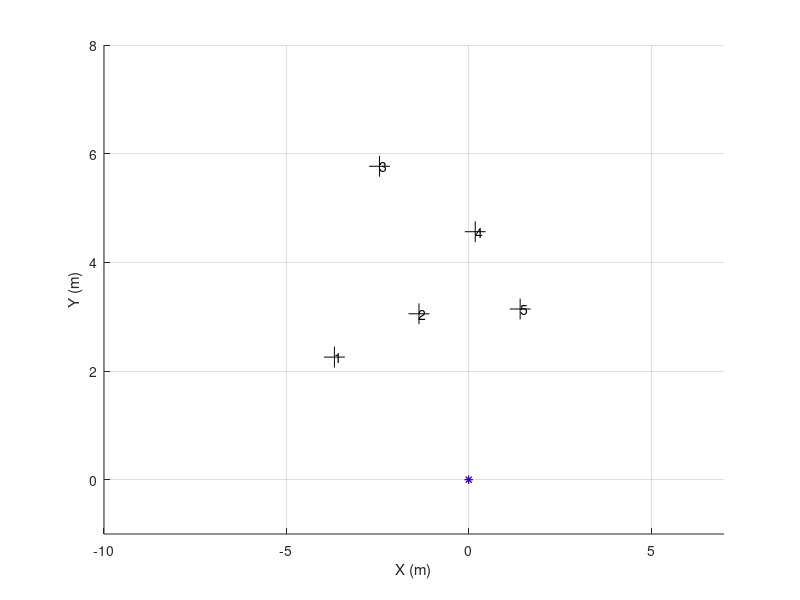
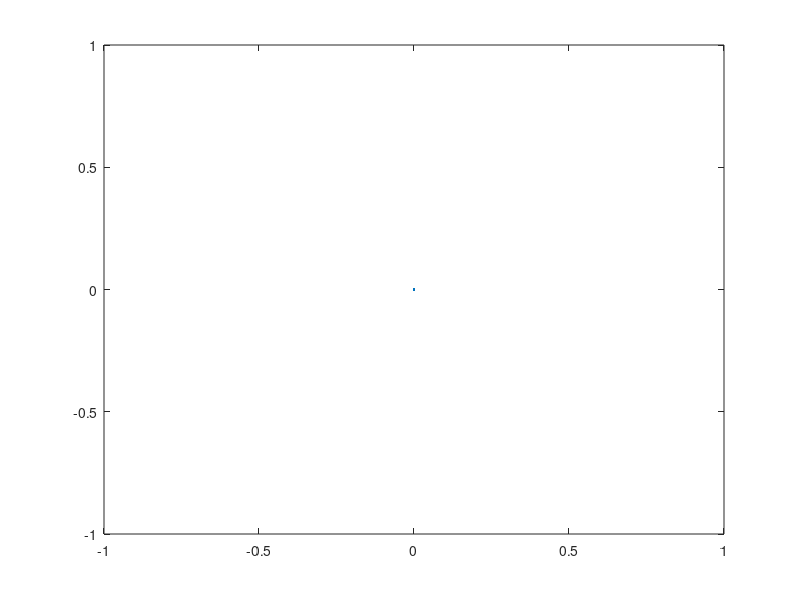

MATLAB code to generate these figures, in order: (Note: this script raises an error after producing the figures.)
% Author: Po-Heng Chen , Z5014392
% 11/04/2018   Wednesday    Week9
% Program: Solution for AAS, S1.2018, Project03.Part3
% ======================== Main function ==================================
function MyProgram()
    clear ; clc() ; close all;
    load('Speed_dataC.mat') ; load('IMU_dataC.mat') ; load('Laser__2C.mat') ;
    
    % Storing value.......................................................
    N_imu = Vel.N;
    speed = Vel.speeds;
    times_imu = double(Vel.times)/10000;
    times_imu = times_imu - times_imu(1);
    
    N_laser = dataL.N;
    times_laser = double(dataL.times)/10000;
    times_laser = times_laser - times_laser(1);
    
    % Initilize plotting...................................................
figure(8) ; clf() ; hold on ; grid on ; zoom on ;
    xlabel('X (m)') ; ylabel('Y (m)') ; axis([-10 7 -1 8]) ;
    
    MyGUIHandle.handle3 = plot(0,0,'k+','MarkerSize',15); % landmark
    
    MyGUIHandle.handle1 = quiver3(0,0,0,0,'Color','r','LineWidth',2); % robot position
    MyGUIHandle.handle2 = plot(0,0,'r*','MarkerSize',6); % obstacle
%     MyGUIHandle.handle0 = plot(0,0,'m.');
    
    MyGUIHandle.handle89 = quiver3(0,0,0,0,'Color','b','LineWidth',2); % robot position
    MyGUIHandle.handle88 = plot(0,0,'b*','MarkerSize',6); % obstacle
%     MyGUIHandle.handle87 = plot(0,0,'.');
    
    MyGUIHandle.handle6 = title('');      % empty title (update synchronizly with pole update)
    MyGUIHandle.handle7 = text(0,0,'');
    MyGUIHandle.handle8 = text(0,0,'');
    MyGUIHandle.handle9 = text(0,0,'');
    MyGUIHandle.handle10 = text(0,0,'');
    MyGUIHandle.handle11 = text(0,0,'');
figure(55) ; clf() ; 
    xlabel('i'); ylabel('radian');title('Bias');
    MyGUIHandle.handle65 = plot(0,0);
    % Manage yaw_rate bias.................................................
    ii = times_imu < 20 ;
    bias = mean(IMU.DATAf(6,ii)) ;
    yaw_rate = IMU.DATAf(6,:) ;
    yaw_rate1 = IMU.DATAf(6,:) - bias ;
%% ================================= EKF Initialise======================
    % Declare standard deviation of the error .............................
stdDevGyro = 1.5*pi/180 ;        
stdDevSpeed = 0.05 ; 
sdev_rangeMeasurement = 0.15 ; 
sdev_BearingMeasurment = 1*pi/180;
    
Xe_History= zeros(5,N_imu-1) ; 
Xe = [ 0; 0; pi/2 ;0 ; 0] ;
Xe_History(:,1) = Xe ;

d = 0.46;
P = zeros(5,5) ; P(4,4) = (2*pi/180)^2; 
% the process model does not capture the real dynamic of the system,
% hence, there is discrepency between nominal model and real system
% assuming there is uncertainty in each iteration when we apply
% process model that X and Y have 0.01 meter std and 1 degree
Q_Process_Model = diag( [ (0.01)^2 ,(0.01)^2 , (1*pi/180)^2,0,(1.5*0.005)^2]) ; % Q_model 
Q_Input = diag([ stdDevSpeed*stdDevSpeed , stdDevGyro*stdDevGyro]);
% ========================================================================

    Xdr_History = zeros(5,N_imu-1);
    Xdr = [0; 0; pi/2;0;0];
    Xdr_History(:,1) = Xdr;

    j = 1;             % Index of Laser Scan
    for i = 1:N_imu-1  % Index of Vehicel Pose
        Dt = times_imu(i+1)-times_imu(i);
        Xdr = PredictVehiclePose(Xdr, yaw_rate1(i), speed(i) ,Dt);
 %%  Landmark 
        if j == 1
            landmark = ProcessFirstScan( dataL.Scans(:,j), MyGUIHandle, j, Xdr ); 
            v = 0;
            [OOIs] = ProcessScan( dataL.Scans(:,j), MyGUIHandle, j, Xdr, landmark ,v);
        end
 %% Laser 
        if times_imu(i) > times_laser(j) && j < N_laser
            v = 1;
            [OOIs] = ProcessScan( dataL.Scans(:,j), MyGUIHandle, j, Xdr, landmark, v );
            v = 2;
            ProcessScan( dataL.Scans(:,j), MyGUIHandle, j, Xe, landmark, v );
            j = j + 1 ; 
            pause(0.0001) ;
        end
 %% EKF
            % Jacobian matrix of model
            J = [ [ 1,  0,  -Dt*speed(i)*sin(Xe(3))  , 0        ,0 ] ; 
                  [ 0,  1,   Dt*speed(i)*cos(Xe(3))  , 0        ,0 ] ;    
                  [ 0,  0,      1                    , Dt*(-1)  ,0 ] ;
                  [ 0,  0,      0                    , 1        ,0 ] ;
                  [ 0,  0,      0                    , 0        ,1 ]] ; 
            % Jacobian matrix of input
           Jn = [ [ Dt*cos(Xe(3)), 0 ] ; 
                  [ Dt*sin(Xe(3)), 0 ] ;    
                  [     0        , Dt ] ;
                  [     0        , 0  ] ;  
                  [     0        , 0  ] ];
            % new covariance, P(K+1|K) = J*P(K|K)*J'+Q ;
            P = J*P*J'+ Dt^2*Q_Process_Model + Jn*Q_Input*Jn' ;
            
            % ===== Prediction =====
            Xe = PredictVehiclePose(Xe,yaw_rate(i),speed(i),Dt) ;
            
            [MasuredRanges, MasuredBearings] = MeasurementsFromLocalFrame(OOIs);
            
            if OOIs.N > 0
                for u = 1:length(OOIs.ID)
                    ID = OOIs.ID(u);
                    % some auxiliary variables.
                    eDX = landmark.Centers(1,ID) - Xe(1) - d*cos(Xe(3));      % (xu-x)
                    eDY = landmark.Centers(2,ID) - Xe(2) - d*sin(Xe(3));      % (yu-y)
                    eDD = sqrt( eDX*eDX + eDY*eDY ) ; %   so : sqrt( (xu-x)^2+(yu-y)^2 ) 
                    ExpectedRange = eDD ;
                    ExpectedBearing = (atan2(eDY,eDX)) - Xe(3) + pi/2 ;
                    
                    H = [  -eDX/eDD , -eDY/eDD      , 0  , 0 ,0;
                         eDY/(eDD^2), -eDX/(eDD^2)  ,-1  , 0 ,0] ;   % Jacobian of h(X); size 2x4
                    
                    z = [ MasuredRanges(u) - ExpectedRange ; 
                        MasuredBearings(u) - ExpectedBearing ];
                    z(2) = wrapToPi(z(2));
                        
                    R = [ sdev_rangeMeasurement*sdev_rangeMeasurement,       0;
                              0,    sdev_BearingMeasurment*sdev_BearingMeasurment];
                    
                    % === Intermediate step ===
                    S = R + H*P*H';
                    iS = inv(S);
                    K = P*H'*iS ;
                    % ===== Observation =====
                    % update the  expected value
                    Xe = Xe + K*z ;   
                    % update the  Covariance % i.e. "P = P-P*H'*iS*H*P"  )
                    P = P - K*H*P ;       
                end
            end
            Xdr_History(:,i) = Xdr ;
            Xe_History(:,i) = Xe ;
            
            set(MyGUIHandle.handle65,'xdata',1:size(Xe_History(4,:),2),'ydata',Xe_History(4,:));
%             disp(Xe_History(4,i));
            % =======================================
            PlotPose( Xdr_History, Xe_History,MyGUIHandle, i, N_imu ); % plot it synchornizly with scan will loop faster
    end
return
end

% =========================================================================
function [ranges,bearings] = MeasurementsFromLocalFrame(OOIs)
    ID = OOIs.ID;
    X = [0 0 pi/2];
    if OOIs.N > 0
        dx = OOIs.Centers(1,:) - X(1);
        dy = OOIs.Centers(2,:) - X(2);
        ranges = sqrt((dx.*dx + dy.*dy));
        bearings = atan2(dy,dx) - X(3) + pi/2 ;
%         IDs = [1 : GOOIs.N];
    else
        IDs=[];ranges=[];bearings=[];
    end;
return ;
end

% ======================== Process Laser ==================================
function landmark = ProcessFirstScan(scan,mh,j,Pose)
mask1FFF = uint16(2^13-1);
maskE000 = bitshift(uint16(7),13); % shift 0111 to left 13 bits

intensities = bitand(scan,maskE000);
ranges = single(bitand(scan,mask1FFF))*0.01; 

% Transfer Polar form to Cartesian form
angles = [0:360]'*0.5* pi/180 ;       
X = -cos(angles).*ranges;
Y = sin(angles).*ranges;

landmark = ExtractOOIs(ranges,intensities, X, Y);
L = 0.46;

    if landmark.N < 1,  return ; end;
    landmark_HR = find(landmark.Color~=0);
%   landmark.Centers(1,landmark_HR);
    landmark.Centers(2,landmark_HR) = landmark.Centers(2,landmark_HR) + L;
    set(mh.handle3,'xdata',landmark.Centers(1,landmark_HR) ,'ydata',landmark.Centers(2,landmark_HR) );
return;
end

function [OOIs] = ProcessScan(scan,mh,j,Pose,landmark,v)
mask1FFF = uint16(2^13-1);
maskE000 = bitshift(uint16(7),13)  ; % shift 0111 to left 13 bits

intensities = bitand(scan,maskE000);
ranges    = single(bitand(scan,mask1FFF))*0.01; 

% Transfer Polar form to Cartesian form
angles = [0:360]'*0.5* pi/180 ;       
X = -cos(angles).*ranges;
Y = sin(angles).*ranges;  

OOIs = ExtractOOIs(ranges,intensities, X, Y) ;
 if OOIs.N > 0
    OOIs = PlotOOIs(mh,OOIs,intensities,j,Pose,v); % Obtain Global coordinate
    OOIs = PrintID(mh,OOIs,landmark); % Data association to obtain right OOIs
 else
    OOIs.ID = [];
 end
return;
end

function r = ExtractOOIs(ranges,intensities,X,Y)
    r.N = 0;
    r.Centers = [];
    r.Sizes   = []; % diameter
    r.Color = [];
    count = 0;

    for i = 1:length(ranges)-1
        if abs(ranges(i)-ranges(i+1)) > 0.05 
            x = mean(X((i-count):i));
            y = mean(Y((i-count):i));
            diameter = sqrt((X(i-count)-X(i))^2+(Y(i-count)-Y(i))^2);
            
            color = 0;
            if sum(intensities((i-count):i))~=0, color = 1; end
            
            if  diameter <= 0.2 && diameter >= 0.05 && color == 1
                if isempty(r.Centers)       %If value is empty
                    r.Centers(1,:) = x;
                    r.Centers(2,:) = y;
                    r.Color = color;
                    r.Sizes = diameter;
                else
                    r.Centers = [r.Centers(1,:),x;r.Centers(2,:),y];
                    r.Color = [r.Color,color];
                    r.Sizes = [r.Sizes,diameter];
                end
                r.N = r.N + 1;
            end
            count = 0;    
        else
            count = count + 1;
        end
    end
 return;
end

% Return OOIs as global frame
function OOIs = PlotOOIs(mh,OOIs,intensities,i,Pose,v) 
    if OOIs.N<1,  return ; end;
    OOIs_HR = find(OOIs.Color~=0);
    
    L = 0.46;
    xx = OOIs.Centers(1,OOIs_HR);
    yy = OOIs.Centers(2,OOIs_HR) + L;
    
    % Rotation
    heading = Pose(3);
    rotate = heading - pi/2 ; %disp(rotate);
    x = xx*cos(rotate)-yy*sin(rotate);
    y = xx*sin(rotate)+yy*cos(rotate);
    
    % Translation
    x = x + Pose(1);
    y = y + Pose(2);
    
    % return global coordinate
    OOIs.Centers(3:4,:) = [x;y];
    
    if v == 1, 
        set(mh.handle2,'xdata',x ,'ydata',y ); % OOIs (dr)
    elseif v == 2, 
        set(mh.handle88,'xdata',x ,'ydata',y ); % OOIs (ekf)
    else
        % landmark
    end
    
return;
end

function OOIs = PrintID(mh,OOIs,landmark)
    abc = [];
    tempCenter = [];
    for k = 1:OOIs.N % start with certain ooi(green plot)
        
        min = 0.4;
        index = 0;
        for h = 1:landmark.N % check the distance with each landmark respectively
            
            temp = pdist([landmark.Centers(:,h)'; OOIs.Centers(3:4,k)']);
            if temp < min 
               min = temp;
               index = h;
               if isempty(tempCenter)
                   tempCenter = OOIs.Centers(:,k);
               else
                   tempCenter = [tempCenter,OOIs.Centers(:,k)];
               end
            end
        end
        
        if index~=0, abc = real([abc,index]);end 
        
    end
    OOIs.Centers = tempCenter;
    if ~isempty(abc)
       if sum(ismember(abc,1))==1
           set(mh.handle7,'Position',[double(landmark.Centers(1,1)),double(landmark.Centers(2,1))],'String',1); 
       else 
           set(mh.handle7,'Position',[0,0],'String',0);
       end
       if sum(ismember(abc,2))==1
           set(mh.handle8,'Position',[double(landmark.Centers(1,2)),double(landmark.Centers(2,2))],'String',2); 
       else 
           set(mh.handle8,'Position',[0,0],'String',0);
       end
       if sum(ismember(abc,3))==1
           set(mh.handle9,'Position',[double(landmark.Centers(1,3)),double(landmark.Centers(2,3))],'String',3); 
       else 
           set(mh.handle9,'Position',[0,0],'String',0);
       end
       if sum(ismember(abc,4))==1
           set(mh.handle10,'Position',[double(landmark.Centers(1,4)),double(landmark.Centers(2,4))],'String',4); 
       else 
           set(mh.handle10,'Position',[0,0],'String',0);
       end
       if sum(ismember(abc,5))==1
           set(mh.handle11,'Position',[double(landmark.Centers(1,5)),double(landmark.Centers(2,5))],'String',5); 
       else 
           set(mh.handle11,'Position',[0,0],'String',0);
       end
    end
    OOIs.ID = abc;
    OOIs.N = length(abc);
return;
end
% ========================= Process Vehicle ===============================
function X = PredictVehiclePose(X0,yaw_rate,speed,dt)
    X = X0;
    X(1:2) = X0(1:2) + dt*speed*[ cos(X0(3));sin(X0(3))] ;
    X(3) = X0(3) + dt*speed * [(-yaw_rate)-X0(4)]; % yawA = -yawB
    X(4) = X0(4);
    X(5) = X0(5);
return ;
end

function PlotPose(Xdr_History, Xe_History, mh, i, N_imu)
    L = 0.46;
    s = sprintf('(Dynamic plotting...)\nShowing scan #[%d]/[%d]\r',i,N_imu);
    set(mh.handle6,'string',s);
    
%     set(mh.handle0,'xdata',Xdr(1,:),'ydata',Xdr(2,:)); 
    set(mh.handle1,'xdata',Xdr_History(1,i),'ydata',Xdr_History(2,i),'udata',L * cos(Xdr_History(3,i)),'vdata',L * sin(Xdr_History(3,i)));

%     set(mh.handle87,'xdata',Xe_History(1,:),'ydata',Xe_History(2,:));  
    set(mh.handle89,'xdata',Xe_History(1,i),'ydata',Xe_History(2,i),'udata',L * cos(Xe_History(3,i)),'vdata',L * sin(Xe_History(3,i)));    
end